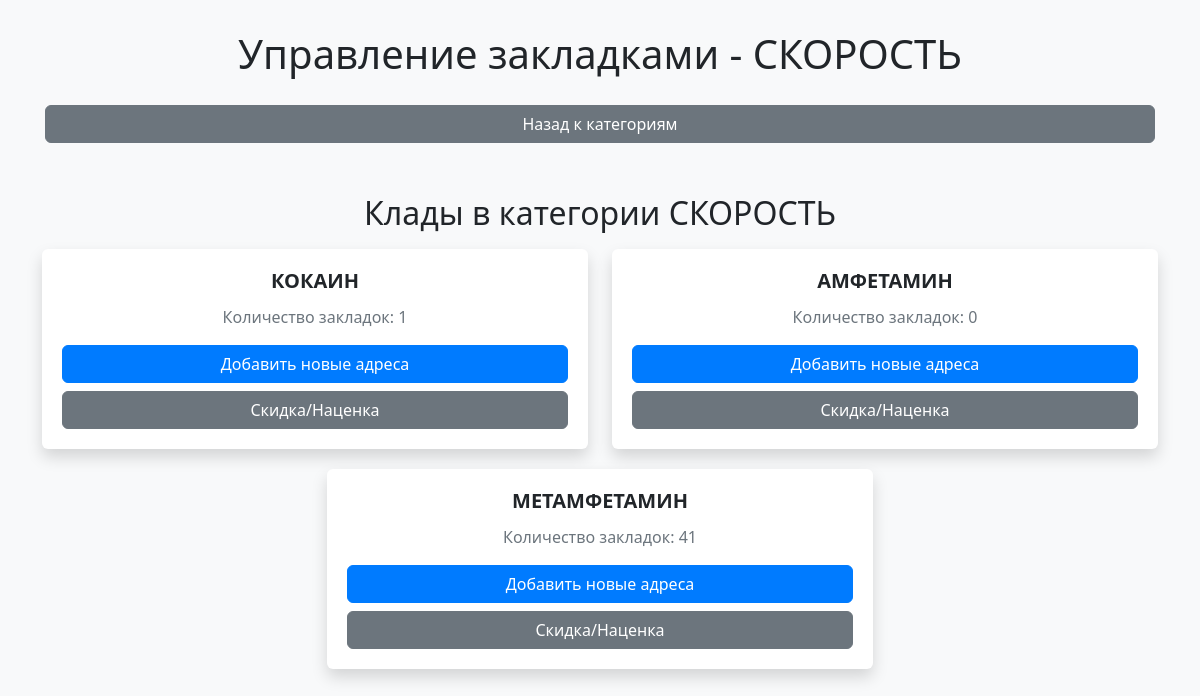
The page /paid-products/СКОРОСТЬ (signed in) on the database its author committed.
### tables this page shows
CREATE TABLE categories (
            id INTEGER PRIMARY KEY AUTOINCREMENT,
            name TEXT UNIQUE
        );

CREATE TABLE products (
              id INTEGER PRIMARY KEY,
              name TEXT,
              category_id INTEGER,
              price REAL,
              description TEXT,
              image TEXT, name_en TEXT,
              FOREIGN KEY (category_id) REFERENCES categories(id)
            );

### admin_panel/app.py (the view, shortened to what this page needs)
@app.route("/paid-products/<string:category_name>")
@login_required
def paid_products_category(category_name):
    conn = db_manager.get_connection()
    if not conn:
        logging.error("paid_products_category: Не удалось получить соединение из пула.")
        return jsonify({'error': 'Не удалось подключиться к базе данных.'}), 500
    try:
        query = "SELECT id FROM categories WHERE name = ?"
        category_row = execute_query(query, (category_name,), fetch=True, fetch_one_flag=True)
        if not category_row:
            return "Категория не найдена", 404
        category_id = category_row[0]
        query = """
            SELECT id, name
            FROM products
            WHERE category_id = ?
        """
        products = execute_query(query, (category_id,), fetch=True)
        product_list = []
        for product in products:
            bookmark_count = 0
            product_id = product[0]
            gram_products = [1, 3, 4, 5, 6, 7, 12, 13, 14, 15]
            item_products = [2, 8, 9, 10, 11]
            if product_id in gram_products:
               for gram in [1, 2, 5, 10]:
                   table_name = get_paid_products_table_name("gram", gram)
                   query = f"""
                       SELECT COUNT(*)
                       FROM {table_name}
                       WHERE product_name LIKE ? AND category_name = ?
                   """
                   count_result = execute_query(query, (product[1] + '%', category_name), fetch=True, fetch_one_flag=True)
                   if count_result and count_result[0] is not None:
                       bookmark_count += count_result[0]
            product_list.append({
                "id": product[0],
                "name": product[1],
                "bookmark_count": bookmark_count
            })
        return render_template("paid_products_category.html",
                               category_name=category_name,
                               products=product_list)
    except Exception as e:
      logging.error(f"Error in paid_products_category endpoint: {e}")
      return "An error occurred. Check the logs for details.", 500
    finally:
       db_manager.release_connection(conn)

### admin_panel/app.py (called while the page is built)
@app.before_request
def before_request():
    if request.endpoint != 'login' and not session.get('logged_in') and not request.path.startswith('/data/images/') and not request.path.startswith('/templates/'):
         return redirect(url_for('login')) # Перенаправляем на страницу входа

@app.teardown_appcontext
def teardown_db(exception):
   db_manager.close_all_connections()

def login_required(f):
    @wraps(f)
    def decorated_function(*args, **kwargs):
        if not session.get('logged_in'):
            return redirect(url_for('login'))
        return f(*args, **kwargs)
    return decorated_function

### database.py (called while the page is built)
def get_paid_products_table_name(selected_type, selectedValue):
    if selected_type == "gram":
        return f"gr_{str(selectedValue)}_paid_products"  # Например, "gr_10_paid_products"
    elif selected_type == "item":
        return f"item_{str(selectedValue)}_paid_products"  # Например, "item_2_paid_products"
    else:
        raise ValueError("Invalid gram/item type")

    def _create_connection(self):
        try:
            conn = sqlite3.connect(DATABASE_NAME, check_same_thread=False)
            logging.info("database.py - DatabaseManager: Подключение к БД установлено.")
            return conn
        except sqlite3.Error as e:
            logging.error(f"database.py - DatabaseManager: Ошибка подключения к БД: {e}")
            return None

    def get_connection(self):
        max_retries = 5
        retry_delay = 0.1
        for attempt in range(max_retries):
            with self._pool_lock:
                if self._pool:
                    return self._pool.pop()
                if len(self._pool) < self._max_connections:
                    conn = self._create_connection()
                    if conn:
                        logging.debug("database.py - DatabaseManager: Создали новое соединение")
                        return conn
            logging.debug(f"database.py - DatabaseManager: Нет свободных соединений ({len(self._pool)}/{self._max_connections}), запрос ждет")
            time.sleep(retry_delay)
        logging.error(f"database.py - DatabaseManager: Не удалось получить соединение из пула после {max_retries} попыток")
        return None

    def close_all_connections(self):
        with self._pool_lock:
          for conn in self._pool:
               conn.close()
          self._pool.clear()
          logging.info("database.py - DatabaseManager: Все соединения в пуле закрыты.")

### admin_panel/templates/paid_products_category.html (shortened to what this page needs)
<!DOCTYPE html>
<html lang="ru">
<head>
    <link href="https://cdn.jsdelivr.net/npm/bootstrap@5.3.0/dist/css/bootstrap.min.css" rel="stylesheet">
</head>
<body>
    <div class="container">
        <h1 class="mb-4 text-center">Управление закладками - {{ category_name }}</h1>
        <div class="btn-group d-flex mb-3" role="group">
            <a href="{{ url_for('paid_products') }}" class="btn btn-secondary w-100">Назад к категориям</a>
        </div>
        <h2 class="mt-5 text-center">Клады в категории {{ category_name }}</h2>
        <div class="row justify-content-center mt-3">
            {% if products %}
                {% for product in products %}
                    <div class="col-sm-12 col-md-6"  data-product-id="{{ product.id }}">
                        <div class="card">
                            <div class="card-body">
                                <h5 class="card-title">{{ product.name }}</h5>
                                <p class="card-text">Количество закладок: {{ product.bookmark_count }}</p>
                                <div class="d-grid gap-2">
                                    <a href="{{ url_for('edit_paid_product', category_name=category_name, product_name=product.name) }}" class="btn btn-primary">
                                        Добавить новые адреса
                                    </a>
                                    <button class="btn btn-secondary" type="button" data-bs-toggle="collapse" data-bs-target="#discount-{{ loop.index }}" aria-expanded="false" aria-controls="discount-{{ loop.index }}">
                                        Скидка/Наценка
                                    </button>
                                </div>
                            </div>
                        </div>
                    </div>
                {% endfor %}
            {% else %}
                <div class="col-12">
                    <p class="text-muted text-center">В данной категории нет кладов.</p>
                </div>
            {% endif %}
        </div>
    </div>
</body>
</html>

### admin_panel/templates/paid_products_category.html (style rules this page uses)
body { background-color: #f8f9fa; }
.container { margin-top: 30px; }
.card { margin-bottom: 20px; border: none; box-shadow: 0 0.5rem 1rem rgba(0, 0, 0, 0.15); transition: transform 0.3s ease-in-out; text-align: center; position: relative; }
.card-body { padding: 1.25rem; }
.card-title { font-weight: bold; margin-bottom: 0.75rem; }
.card-text { color: #6c757d; }
.btn-primary { background-color: #007bff; border-color: #007bff; }
.btn-secondary { background-color: #6c757d; border-color: #6c757d; }
.btn-group { flex-wrap: wrap; }
.btn-group .btn { margin: 0.2rem; }

### rows shown on the page
categories: name "СКОРОСТЬ"
products: name "КОКАИН", bookmark_count "1"
products: name "АМФЕТАМИН", bookmark_count "0"
products: name "МЕТАМФЕТАМИН", bookmark_count "41"
